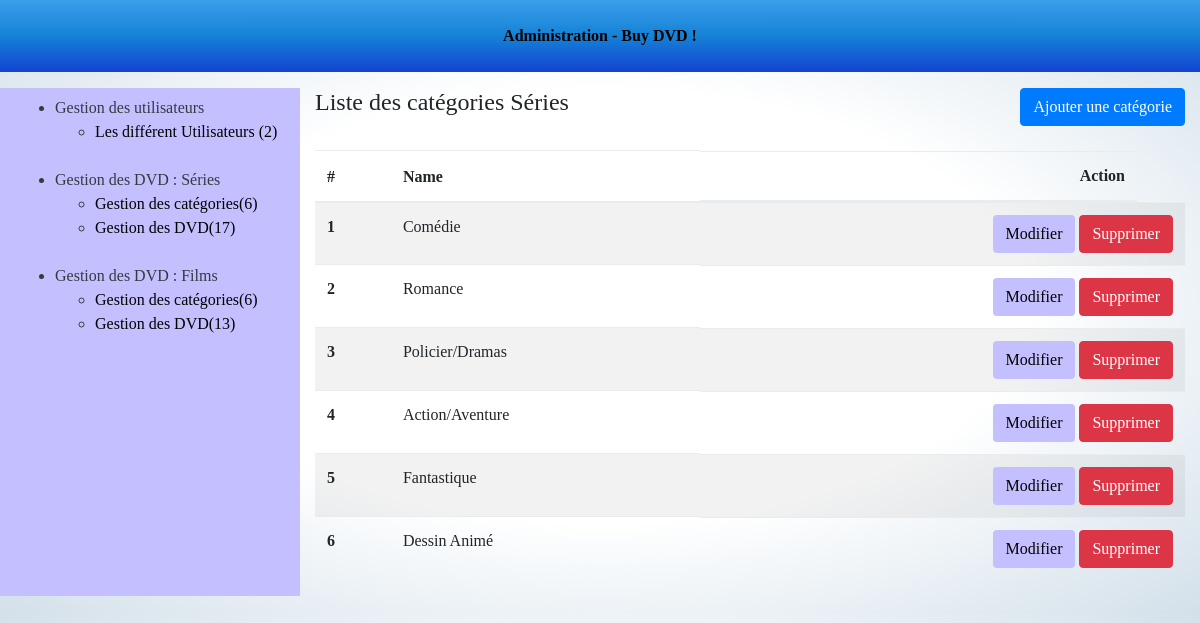
Screenshot of /admin/categoryserie-list.php (signed in) with the database file from the repository.
### tables this page shows
CREATE TABLE `categoryserie` (
  `id` int(11) NOT NULL,
  `name` varchar(255) NOT NULL,
  `image` varchar(255) DEFAULT NULL
);

### admin/categoryserie-list.php (the view, shortened to what this page needs)
<?php
require_once '../tools/_db.php';
$query = $db->query('SELECT * FROM categoryserie');
$categoriesserie = $query->fetchall();
?>
<!DOCTYPE html>
<html>
	<head>
		<?php require 'partials/head_assets.php'; ?>
	</head>
	<body class="index-body">
		<div class="container-fluid">
			<?php require 'partials/header.php'; ?>
			<div class="row my-3 index-content">
				<?php require 'partials/nav.php'; ?>
				<section class="col-9">
					<header class="pb-4 d-flex justify-content-between">
						<h4>Liste des catégories Séries</h4>
						<a class="btn btn-primary" href="categoryserie-form.php">Ajouter une catégorie</a>
					</header>
					<table class="table table-striped">
						<thead>
							<tr>
								<th>#</th>
								<th>Name</th>
								<th class="d-flex justify-content-end mr-5">Action</th>
							</tr>
						</thead>
						<tbody>
							<?php if($categoriesserie): ?>
							<?php foreach($categoriesserie as $category): ?>
							<tr>
								<th><?php echo htmlentities($category['id']); ?></th>
								<td><?php echo htmlentities($category['name']); ?></td>
								<td class="d-flex justify-content-end">
									<a href="categoryserie-form.php?categoryserie_id=<?php echo $category['id']; ?>&action=edit" class="btn button mr-1">Modifier</a>
									<a onclick="return confirm('Are you sure?')" href="categoryserie-list.php?categoryserie_id=<?php echo $category['id']; ?>&action=delete" class="btn btn-danger">Supprimer</a>
								</td>
							</tr>
							<?php endforeach; ?>
							<?php else: ?>
								Aucune catégorie enregistré.
							<?php endif; ?>
						</tbody>
					</table>
				</section>
			</div>
		</div>
	</body>
</html>

### css/moovieseriestv.css (style rules this page uses)
body { margin: 0; padding: 0; font-family: 'Bodoni 72', cursive; background-image: radial-gradient(white, white, #D3E0EA); }
.button, .buttontwo, .buttonThree { background-color:#C4BFFF; }
a { color: black; }

### rows the page displays
categoryserie: id "1", name "Comédie"
categoryserie: id "2", name "Romance"
categoryserie: id "3", name "Policier/Dramas"
categoryserie: id "4", name "Action/Aventure"
categoryserie: id "5", name "Fantastique"
categoryserie: id "6", name "Dessin Animé"

### other values shown
$nbUsers "2"
$nbCategoriesSerie "6"
$nbDvdSeries "17"
$nbCategoriesFilm "6"
$nbDvdFilm "13"
